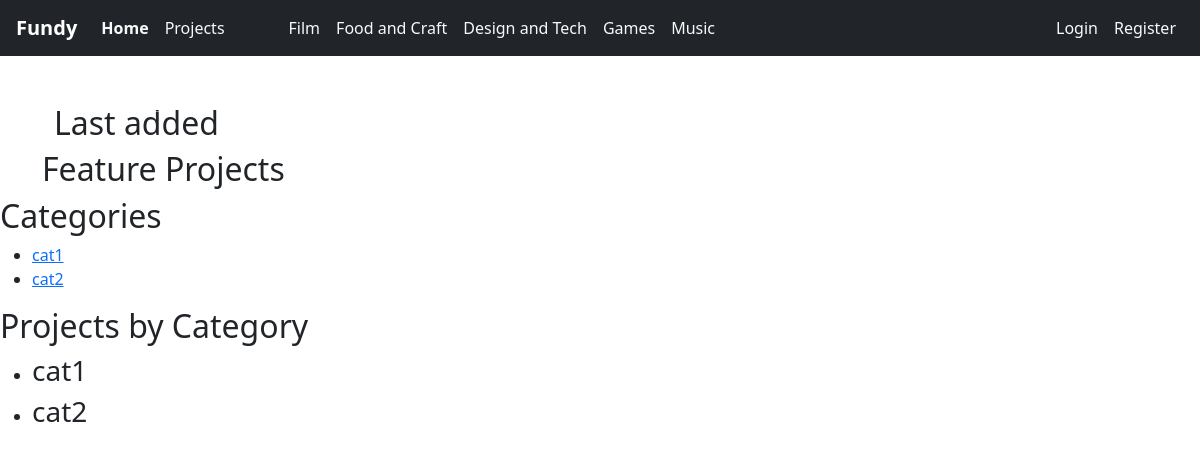
The page /projects/ on the database as committed earlier.
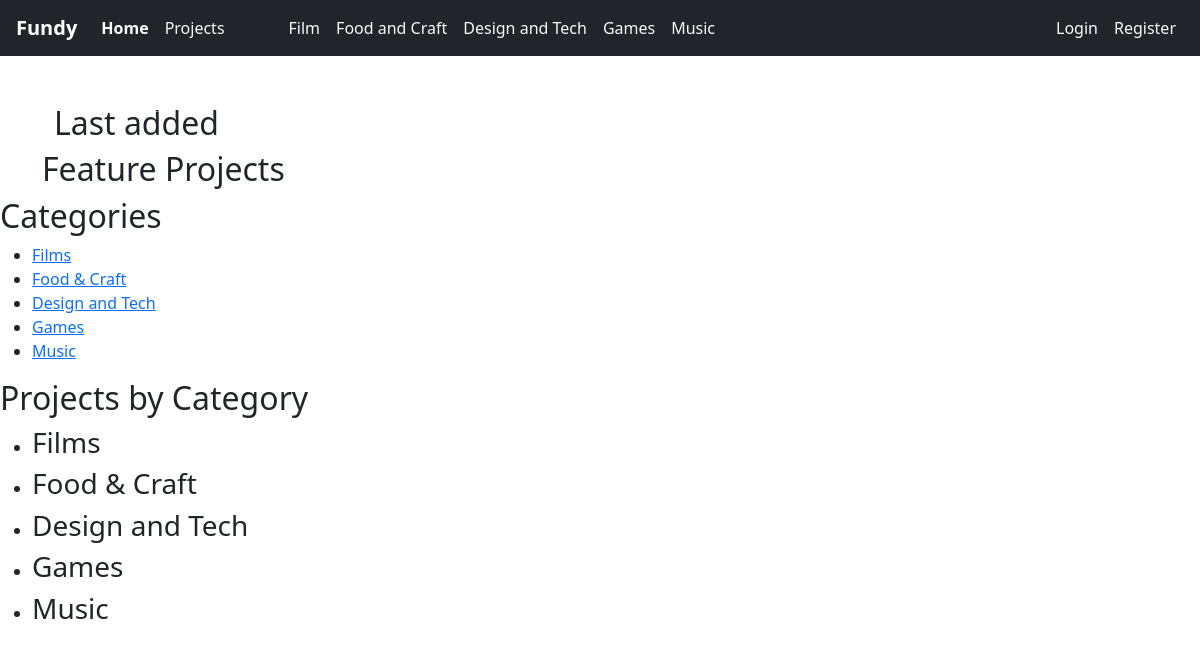
The same page on the database as committed later.
### projects/models.py (models this page shows, shortened)
class CategoriesModel(models.Model):
    name = models.CharField(max_length=50)

### projects/views.py (the view)
# urls.py: 2. Add a URL to urlpatterns:  path('', views.home, name='home')
def home(request):
    top_projects = (
        ProjectsModel.objects.all()
        .annotate(avg_rating=Avg("ratings__rating"))
        .order_by("-avg_rating")[:5]
    )
    latest_projects = ProjectsModel.objects.all().order_by("-start_time")[:5]
    featured_projects = ProjectsModel.objects.filter(is_featured=True).order_by(
        "-start_time"
    )[:5]
    categories = CategoriesModel.objects.all()
    category_projects = {}  # A dictionary to store projects for each category
    for category in categories:
        projects = ProjectsModel.objects.filter(category=category)
        category_projects[category] = projects
    return render(
        request,
        "projects/home.html",
        {
            "top_projects": top_projects,
            "latest_projects": latest_projects,
            "featured_projects": featured_projects,
            "categories": categories,
            "category_projects": category_projects,
        },
    )

### projects/templates/projects/home.html (shortened to what this page needs)
{%extends 'base.html'%}
{% load static %}
{%block body%}
    <div id="projectSlider" class="carousel slide" data-ride="carousel">
      <a
        class="carousel-control-prev"
        href="#projectSlider"
        role="button"
        data-slide="prev"
      >
        <span class="carousel-control-prev-icon" aria-hidden="true"></span>
        <span class="sr-only">Previous</span>
      </a>
      <a
        class="carousel-control-next"
        href="#projectSlider"
        role="button"
        data-slide="next"
      >
        <span class="carousel-control-next-icon" aria-hidden="true"></span>
        <span class="sr-only">Next</span>
      </a>
    </div>
    <div class="container ">
        <h2>Last added</h2>
    </div>
    <h2>Feature Projects</h2>
    </div>
    <h2>Categories</h2>
<ul>
    {% for category in categories %}
        <li>
            <a href="#">{{ category.name }}</a>
        </li>
    {% endfor %}
</ul>
<h2>Projects by Category</h2>
<ul>
    {% for category, projects in category_projects.items %}
        <li>
            <h3>{{ category.name }}</h3>
        </li>
    {% endfor %}
</ul>
{%endblock%}

Rows that differ between the two databases and show on the page:
changed CategoriesModel: name "cat1" → "Films"
changed CategoriesModel: name "cat2" → "Food & Craft"
added CategoriesModel: name "Design and Tech"
added CategoriesModel: name "Games"
added CategoriesModel: name "Music"
